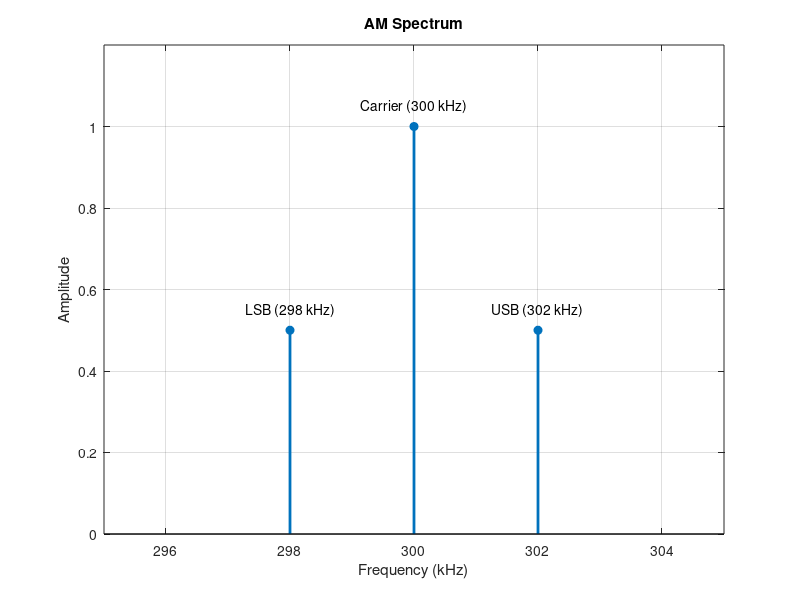

The MATLAB source for this figure:
clc;
clear;
close all;

% Parameters
fc = 300;      % Carrier frequency (kHz)
fm = 2;        % Message bandwidth (kHz)

% Frequency components
f = [fc-fm fc fc+fm];

% Relative amplitudes
A = [0.5 1 0.5];

% Plot
figure;
stem(f, A, 'filled', 'LineWidth', 2);
grid on;

xlabel('Frequency (kHz)');
ylabel('Amplitude');
title('AM Spectrum');

xlim([295 305]);
ylim([0 1.2]);

% Labels
text(fc-fm, 0.55, 'LSB (298 kHz)', ...
    'HorizontalAlignment','center');

text(fc, 1.05, 'Carrier (300 kHz)', ...
    'HorizontalAlignment','center');

text(fc+fm, 0.55, 'USB (302 kHz)', ...
    'HorizontalAlignment','center');
